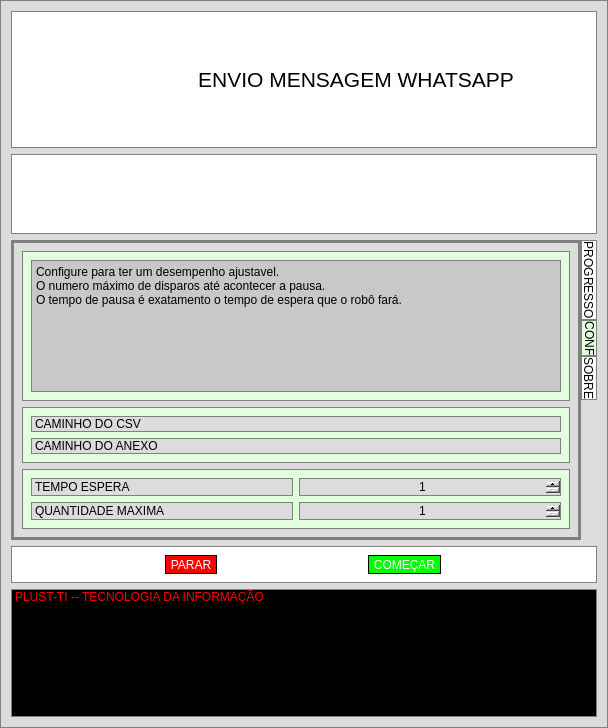
<?xml version="1.0" encoding="UTF-8"?>
<ui version="4.0">
 <class>Form</class>
 <widget class="QWidget" name="Form">
  <property name="geometry">
   <rect>
    <x>0</x>
    <y>0</y>
    <width>608</width>
    <height>728</height>
   </rect>
  </property>
  <property name="minimumSize">
   <size>
    <width>608</width>
    <height>728</height>
   </size>
  </property>
  <property name="maximumSize">
   <size>
    <width>608</width>
    <height>728</height>
   </size>
  </property>
  <property name="windowTitle">
   <string>PLUS-TI -- AUTOMACAO DE ENVIO DE MENSAGEM</string>
  </property>
  <property name="styleSheet">
   <string notr="true">#parar, #comecar{
	border-radius: 10px;
	color: #ffffff;
	background-color: rgb(0, 255, 0);
	border: 1px solid rgb(40, 40, 40);
	border-color: rgb(0, 0, 0);
}

#parar{
	border-radius: 10px;
	color: #ffffff;
	background-color: rgb(255, 0, 0);
	border: 1px solid rgb(40, 40, 40);
	border-color: rgb(0, 0, 0);
}

#widget_2{
background-color: rgb(255, 255, 255);
}

QTabWidget:pane, QTabBar::tab{
border: 1px solid gray;
background-color: rgb(255, 255, 255);
}

#caminho_csv, #caminho_anexo{
font: 87 10pt &quot;Arial Black&quot;;
}

QTabBar::tab:selected {
background-color: rgb(225, 255, 220);
font: 87 10pt &quot;Arial Black&quot;;
}

QTabBar::tab{
font: 10pt &quot;MS Shell Dlg 2&quot;;
}

#console{
background-color: rgb(0, 0, 0);
font: 75 11pt &quot;MS Shell Dlg 2&quot;;
color: rgb(255, 0, 0);
}

#tab, #tab_2, #tab_4, #widget_3, #widget_4, #widget_5{
background-color: rgb(225, 255, 220);
}

#frame, #widget, #textEdit_2{
background-color: rgb(255, 255, 255);
}

#label{
image: url(:/img/logo.png);
}

#label_2{
image: url(:/img/logo plusti.jpeg);
}

#label_3{
font: 75 16pt &quot;MS Shell Dlg 2&quot;;
}

#label_3, #label_2, #label, #carregar_anexo, #carregar_lista, #apagar_configuracao{
border: none;
background-color: rgb(255, 255, 255);
}

#mensagem{
background-color: rgb(255, 255, 255);
}

#sobre, #mensagem_2{ 
background-color: rgb(200, 200, 200);
}

*{
font: 75 14pt &quot;MS Shell Dlg 2&quot;;
border: 1px solid gray;
background-color: rgb(220, 220, 220);
}
</string>
  </property>
  <layout class="QVBoxLayout" name="verticalLayout">
   <item>
    <widget class="QFrame" name="frame">
     <property name="frameShape">
      <enum>QFrame::StyledPanel</enum>
     </property>
     <property name="frameShadow">
      <enum>QFrame::Raised</enum>
     </property>
     <layout class="QHBoxLayout" name="horizontalLayout">
      <item>
       <widget class="QLabel" name="label_2">
        <property name="minimumSize">
         <size>
          <width>163</width>
          <height>117</height>
         </size>
        </property>
        <property name="text">
         <string/>
        </property>
       </widget>
      </item>
      <item>
       <spacer name="horizontalSpacer">
        <property name="orientation">
         <enum>Qt::Horizontal</enum>
        </property>
        <property name="sizeHint" stdset="0">
         <size>
          <width>40</width>
          <height>20</height>
         </size>
        </property>
       </spacer>
      </item>
      <item>
       <widget class="QLabel" name="label_3">
        <property name="font">
         <font>
          <family>MS Shell Dlg 2</family>
          <pointsize>16</pointsize>
          <weight>9</weight>
          <italic>false</italic>
          <bold>false</bold>
         </font>
        </property>
        <property name="text">
         <string>ENVIO MENSAGEM WHATSAPP</string>
        </property>
        <property name="alignment">
         <set>Qt::AlignCenter</set>
        </property>
       </widget>
      </item>
      <item>
       <spacer name="horizontalSpacer_2">
        <property name="orientation">
         <enum>Qt::Horizontal</enum>
        </property>
        <property name="sizeHint" stdset="0">
         <size>
          <width>40</width>
          <height>20</height>
         </size>
        </property>
       </spacer>
      </item>
      <item>
       <widget class="QLabel" name="label">
        <property name="minimumSize">
         <size>
          <width>58</width>
          <height>117</height>
         </size>
        </property>
        <property name="toolTip">
         <string>&lt;html&gt;&lt;head/&gt;&lt;body&gt;&lt;p&gt;SE PRECISA DA MINHA AJUDA CLIQUE DUAS VEZES AQUI!&lt;/p&gt;&lt;/body&gt;&lt;/html&gt;</string>
        </property>
        <property name="frameShadow">
         <enum>QFrame::Plain</enum>
        </property>
        <property name="text">
         <string/>
        </property>
        <property name="textFormat">
         <enum>Qt::RichText</enum>
        </property>
        <property name="scaledContents">
         <bool>true</bool>
        </property>
        <property name="margin">
         <number>0</number>
        </property>
        <property name="indent">
         <number>-1</number>
        </property>
        <property name="textInteractionFlags">
         <set>Qt::NoTextInteraction</set>
        </property>
       </widget>
      </item>
     </layout>
    </widget>
   </item>
   <item>
    <widget class="QWidget" name="widget_2" native="true">
     <layout class="QHBoxLayout" name="horizontalLayout_3">
      <item>
       <widget class="QToolButton" name="carregar_anexo">
        <property name="toolTip">
         <string>&lt;html&gt;&lt;head/&gt;&lt;body&gt;&lt;p&gt;Selecione uma imagem para envio, suportada pelo whatsapp&lt;/p&gt;&lt;/body&gt;&lt;/html&gt;</string>
        </property>
        <property name="text">
         <string/>
        </property>
        <property name="icon">
         <iconset resource="../IMG/recursos.qrc">
          <normaloff>:/img/picture.svg</normaloff>:/img/picture.svg</iconset>
        </property>
        <property name="iconSize">
         <size>
          <width>63</width>
          <height>59</height>
         </size>
        </property>
        <property name="popupMode">
         <enum>QToolButton::DelayedPopup</enum>
        </property>
        <property name="toolButtonStyle">
         <enum>Qt::ToolButtonIconOnly</enum>
        </property>
       </widget>
      </item>
      <item>
       <widget class="QToolButton" name="carregar_lista">
        <property name="toolTip">
         <string>&lt;html&gt;&lt;head/&gt;&lt;body&gt;&lt;p&gt;Selecione o arquivo txt para envio. Lembre-se o formato das linhas são: telefone contato; nome contato&lt;/p&gt;&lt;/body&gt;&lt;/html&gt;</string>
        </property>
        <property name="text">
         <string/>
        </property>
        <property name="icon">
         <iconset resource="../IMG/recursos.qrc">
          <normaloff>:/img/arquivos.svg</normaloff>:/img/arquivos.svg</iconset>
        </property>
        <property name="iconSize">
         <size>
          <width>63</width>
          <height>59</height>
         </size>
        </property>
        <property name="popupMode">
         <enum>QToolButton::DelayedPopup</enum>
        </property>
        <property name="toolButtonStyle">
         <enum>Qt::ToolButtonIconOnly</enum>
        </property>
       </widget>
      </item>
      <item>
       <widget class="QToolButton" name="apagar_configuracao">
        <property name="toolTip">
         <string>&lt;html&gt;&lt;head/&gt;&lt;body&gt;&lt;p&gt;APAGUE TODA A CONFIGURAÇÃO FEITA&lt;/p&gt;&lt;/body&gt;&lt;/html&gt;</string>
        </property>
        <property name="text">
         <string/>
        </property>
        <property name="icon">
         <iconset resource="../IMG/recursos.qrc">
          <normaloff>:/img/cancel.svg</normaloff>:/img/cancel.svg</iconset>
        </property>
        <property name="iconSize">
         <size>
          <width>63</width>
          <height>59</height>
         </size>
        </property>
        <property name="popupMode">
         <enum>QToolButton::DelayedPopup</enum>
        </property>
        <property name="toolButtonStyle">
         <enum>Qt::ToolButtonIconOnly</enum>
        </property>
       </widget>
      </item>
     </layout>
    </widget>
   </item>
   <item>
    <widget class="QTabWidget" name="tabWidget">
     <property name="minimumSize">
      <size>
       <width>0</width>
       <height>300</height>
      </size>
     </property>
     <property name="toolTip">
      <string>&lt;html&gt;&lt;head/&gt;&lt;body&gt;&lt;p&gt;REALIZE ALGUNS AJUSTES PARA MELHOR EFICIENCIA&lt;/p&gt;&lt;/body&gt;&lt;/html&gt;</string>
     </property>
     <property name="tabPosition">
      <enum>QTabWidget::East</enum>
     </property>
     <property name="currentIndex">
      <number>1</number>
     </property>
     <widget class="QWidget" name="tab">
      <attribute name="icon">
       <iconset resource="../IMG/recursos.qrc">
        <normaloff>:/img/negocios-e-financas.svg</normaloff>:/img/negocios-e-financas.svg</iconset>
      </attribute>
      <attribute name="title">
       <string>PROGRESSO</string>
      </attribute>
      <layout class="QVBoxLayout" name="verticalLayout_2">
       <item>
        <widget class="QPlainTextEdit" name="mensagem">
         <property name="minimumSize">
          <size>
           <width>0</width>
           <height>200</height>
          </size>
         </property>
         <property name="toolTip">
          <string>&lt;html&gt;&lt;head/&gt;&lt;body&gt;&lt;p&gt;Você pode preencher o campo de texto de forma livre. Para chamar referencia do contato utilize {nome_contato} para concaternar com o texto.&lt;/p&gt;&lt;/body&gt;&lt;/html&gt;</string>
         </property>
         <property name="styleSheet">
          <string notr="true"/>
         </property>
         <property name="plainText">
          <string>Seu texto posicionando o {nome_contato} para realizar o disparo sitando o nome do contato...</string>
         </property>
        </widget>
       </item>
      </layout>
     </widget>
     <widget class="QWidget" name="tab_3">
      <attribute name="icon">
       <iconset resource="../IMG/recursos.qrc">
        <normaloff>:/img/setting.svg</normaloff>:/img/setting.svg</iconset>
      </attribute>
      <attribute name="title">
       <string>CONF</string>
      </attribute>
      <layout class="QVBoxLayout" name="verticalLayout_7">
       <item>
        <widget class="QWidget" name="widget_3" native="true">
         <layout class="QVBoxLayout" name="verticalLayout_4">
          <item>
           <widget class="QPlainTextEdit" name="mensagem_2">
            <property name="toolTip">
             <string>&lt;html&gt;&lt;head/&gt;&lt;body&gt;&lt;p&gt;Você pode preencher o campo de texto de forma livre. Para chamar referencia do contato utilize {nome_contato} para concaternar com o texto.&lt;/p&gt;&lt;/body&gt;&lt;/html&gt;</string>
            </property>
            <property name="styleSheet">
             <string notr="true"/>
            </property>
            <property name="plainText">
             <string>Configure para ter um desempenho ajustavel.
O numero máximo de disparos até acontecer a pausa.
O tempo de pausa é exatamento o tempo de espera que o robô fará.</string>
            </property>
           </widget>
          </item>
         </layout>
        </widget>
       </item>
       <item>
        <widget class="QWidget" name="widget_4" native="true">
         <layout class="QVBoxLayout" name="verticalLayout_5">
          <item>
           <widget class="QLabel" name="caminho_csv">
            <property name="text">
             <string>CAMINHO DO CSV</string>
            </property>
           </widget>
          </item>
          <item>
           <widget class="QLabel" name="caminho_anexo">
            <property name="text">
             <string>CAMINHO DO ANEXO</string>
            </property>
           </widget>
          </item>
         </layout>
        </widget>
       </item>
       <item>
        <widget class="QWidget" name="widget_5" native="true">
         <layout class="QVBoxLayout" name="verticalLayout_6">
          <item>
           <layout class="QHBoxLayout" name="horizontalLayout_4">
            <item>
             <widget class="QLabel" name="label_6">
              <property name="toolTip">
               <string>&lt;html&gt;&lt;head/&gt;&lt;body&gt;&lt;p&gt;TEMPO DE ESPERA NA PAUSA&lt;/p&gt;&lt;/body&gt;&lt;/html&gt;</string>
              </property>
              <property name="text">
               <string>TEMPO ESPERA</string>
              </property>
             </widget>
            </item>
            <item>
             <widget class="QSpinBox" name="tempo_espera">
              <property name="styleSheet">
               <string notr="true">TEMPO DE ESPERA NA PAUSA</string>
              </property>
              <property name="alignment">
               <set>Qt::AlignCenter</set>
              </property>
              <property name="buttonSymbols">
               <enum>QAbstractSpinBox::PlusMinus</enum>
              </property>
              <property name="minimum">
               <number>1</number>
              </property>
              <property name="maximum">
               <number>999</number>
              </property>
             </widget>
            </item>
           </layout>
          </item>
          <item>
           <layout class="QHBoxLayout" name="horizontalLayout_5">
            <item>
             <widget class="QLabel" name="label_7">
              <property name="toolTip">
               <string>&lt;html&gt;&lt;head/&gt;&lt;body&gt;&lt;p&gt;QUANTIDADE QUE SERÁ FEITO O DISPARA ATÉ A PAUSA.&lt;/p&gt;&lt;/body&gt;&lt;/html&gt;</string>
              </property>
              <property name="text">
               <string>QUANTIDADE MAXIMA</string>
              </property>
             </widget>
            </item>
            <item>
             <widget class="QSpinBox" name="tempo_maximo">
              <property name="toolTip">
               <string>&lt;html&gt;&lt;head/&gt;&lt;body&gt;&lt;p&gt;QUANTIDADE QUE SERÁ FEITO O DISPARA ATÉ A PAUSA.&lt;/p&gt;&lt;/body&gt;&lt;/html&gt;</string>
              </property>
              <property name="alignment">
               <set>Qt::AlignCenter</set>
              </property>
              <property name="buttonSymbols">
               <enum>QAbstractSpinBox::PlusMinus</enum>
              </property>
              <property name="minimum">
               <number>1</number>
              </property>
              <property name="maximum">
               <number>999</number>
              </property>
             </widget>
            </item>
           </layout>
          </item>
         </layout>
        </widget>
       </item>
      </layout>
     </widget>
     <widget class="QWidget" name="tab_2">
      <attribute name="icon">
       <iconset resource="../IMG/recursos.qrc">
        <normaloff>:/img/help.svg</normaloff>:/img/help.svg</iconset>
      </attribute>
      <attribute name="title">
       <string>SOBRE</string>
      </attribute>
      <layout class="QVBoxLayout" name="verticalLayout_3">
       <item>
        <widget class="QPlainTextEdit" name="sobre">
         <property name="styleSheet">
          <string notr="true"/>
         </property>
         <property name="frameShadow">
          <enum>QFrame::Sunken</enum>
         </property>
         <property name="readOnly">
          <bool>true</bool>
         </property>
         <property name="plainText">
          <string>Somos a Plus-TI.

Ferramenta de disparo pelo whatsapp.

Instruções de uso dessa ferramenta:
Selecione uma lista com o formato: 
numero telefone; nome do contato
Arquivo em formato texto.

Selecione uma imagem suportada pelo whastapp.

Texto:
Você pode preencher o campo de texto de forma livre. Para chamar referencia do contato utilize {nome_contato} para concaternar com o texto.</string>
         </property>
        </widget>
       </item>
      </layout>
     </widget>
    </widget>
   </item>
   <item>
    <widget class="QWidget" name="widget" native="true">
     <layout class="QHBoxLayout" name="horizontalLayout_2">
      <item>
       <widget class="QToolButton" name="parar">
        <property name="toolTip">
         <string>&lt;html&gt;&lt;head/&gt;&lt;body&gt;&lt;p&gt;Para o envio das mensagens.&lt;/p&gt;&lt;/body&gt;&lt;/html&gt;</string>
        </property>
        <property name="text">
         <string>PARAR</string>
        </property>
        <property name="iconSize">
         <size>
          <width>63</width>
          <height>59</height>
         </size>
        </property>
        <property name="popupMode">
         <enum>QToolButton::DelayedPopup</enum>
        </property>
        <property name="toolButtonStyle">
         <enum>Qt::ToolButtonIconOnly</enum>
        </property>
       </widget>
      </item>
      <item>
       <widget class="QToolButton" name="comecar">
        <property name="toolTip">
         <string>&lt;html&gt;&lt;head/&gt;&lt;body&gt;&lt;p&gt;Vamos começar? Pressione aqui depois de carregar a lista de contatos.&lt;/p&gt;&lt;/body&gt;&lt;/html&gt;</string>
        </property>
        <property name="text">
         <string>COMEÇAR</string>
        </property>
        <property name="iconSize">
         <size>
          <width>63</width>
          <height>59</height>
         </size>
        </property>
        <property name="popupMode">
         <enum>QToolButton::DelayedPopup</enum>
        </property>
        <property name="toolButtonStyle">
         <enum>Qt::ToolButtonIconOnly</enum>
        </property>
       </widget>
      </item>
     </layout>
    </widget>
   </item>
   <item>
    <widget class="QListWidget" name="console">
     <property name="toolTip">
      <string>&lt;html&gt;&lt;head/&gt;&lt;body&gt;&lt;p&gt;Log dos eventos&lt;/p&gt;&lt;/body&gt;&lt;/html&gt;</string>
     </property>
     <item>
      <property name="text">
       <string>PLUST-TI -- TECNOLOGIA DA INFORMAÇÃO</string>
      </property>
     </item>
    </widget>
   </item>
  </layout>
 </widget>
 <resources>
  <include location="../IMG/recursos.qrc"/>
 </resources>
 <connections/>
</ui>
